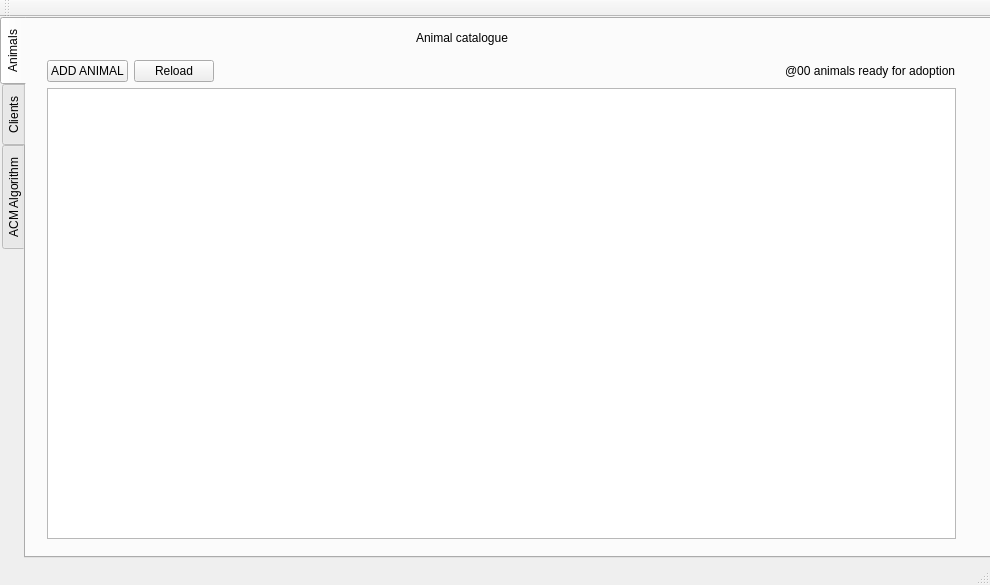
<?xml version="1.0" encoding="UTF-8"?>
<ui version="4.0">
 <class>HomeView</class>
 <widget class="QMainWindow" name="HomeView">
  <property name="geometry">
   <rect>
    <x>0</x>
    <y>0</y>
    <width>990</width>
    <height>585</height>
   </rect>
  </property>
  <property name="windowTitle">
   <string>HomeView</string>
  </property>
  <widget class="QWidget" name="centralWidget">
   <widget class="QTabWidget" name="tabWidgetHomeView">
    <property name="geometry">
     <rect>
      <x>0</x>
      <y>0</y>
      <width>991</width>
      <height>541</height>
     </rect>
    </property>
    <property name="tabPosition">
     <enum>QTabWidget::West</enum>
    </property>
    <property name="currentIndex">
     <number>0</number>
    </property>
    <widget class="QWidget" name="tabanimalTab">
     <attribute name="title">
      <string>Animals</string>
     </attribute>
     <widget class="QWidget" name="verticalLayoutWidget">
      <property name="geometry">
       <rect>
        <x>10</x>
        <y>30</y>
        <width>931</width>
        <height>501</height>
       </rect>
      </property>
      <layout class="QVBoxLayout" name="verticalLayout">
       <item>
        <layout class="QHBoxLayout" name="horizontalLayout_3">
         <item>
          <widget class="QPushButton" name="addAnimal">
           <property name="text">
            <string>ADD ANIMAL</string>
           </property>
          </widget>
         </item>
         <item>
          <widget class="QPushButton" name="pushButton">
           <property name="text">
            <string>Reload</string>
           </property>
          </widget>
         </item>
         <item>
          <spacer name="horizontalSpacer">
           <property name="orientation">
            <enum>Qt::Horizontal</enum>
           </property>
           <property name="sizeHint" stdset="0">
            <size>
             <width>40</width>
             <height>20</height>
            </size>
           </property>
          </spacer>
         </item>
         <item>
          <widget class="QLabel" name="totalAnimalLabel">
           <property name="text">
            <string>@00 animals ready for adoption</string>
           </property>
          </widget>
         </item>
        </layout>
       </item>
       <item>
        <widget class="QListWidget" name="listWidgetAnimal"/>
       </item>
      </layout>
     </widget>
     <widget class="QLabel" name="label_2">
      <property name="geometry">
       <rect>
        <x>390</x>
        <y>10</y>
        <width>111</width>
        <height>17</height>
       </rect>
      </property>
      <property name="text">
       <string>Animal catalogue</string>
      </property>
     </widget>
    </widget>
    <widget class="QWidget" name="clientTab">
     <attribute name="title">
      <string>Clients</string>
     </attribute>
     <widget class="QLabel" name="label_3">
      <property name="geometry">
       <rect>
        <x>400</x>
        <y>0</y>
        <width>111</width>
        <height>17</height>
       </rect>
      </property>
      <property name="text">
       <string>Client Catalogue</string>
      </property>
     </widget>
     <widget class="QWidget" name="verticalLayoutWidget_2">
      <property name="geometry">
       <rect>
        <x>0</x>
        <y>20</y>
        <width>931</width>
        <height>501</height>
       </rect>
      </property>
      <layout class="QVBoxLayout" name="verticalLayout_2">
       <item>
        <layout class="QHBoxLayout" name="horizontalLayout_4">
         <item>
          <widget class="QPushButton" name="addClient">
           <property name="text">
            <string>ADD CLIENT</string>
           </property>
          </widget>
         </item>
         <item>
          <spacer name="horizontalSpacer_2">
           <property name="orientation">
            <enum>Qt::Horizontal</enum>
           </property>
           <property name="sizeHint" stdset="0">
            <size>
             <width>40</width>
             <height>20</height>
            </size>
           </property>
          </spacer>
         </item>
         <item>
          <widget class="QLabel" name="totalClientLabel">
           <property name="text">
            <string>@00 animals ready for adoption</string>
           </property>
          </widget>
         </item>
        </layout>
       </item>
       <item>
        <widget class="QListWidget" name="listWidgetClient"/>
       </item>
      </layout>
     </widget>
    </widget>
    <widget class="QWidget" name="acmTab">
     <attribute name="title">
      <string>ACM Algorithm</string>
     </attribute>
     <widget class="QLabel" name="label">
      <property name="geometry">
       <rect>
        <x>20</x>
        <y>40</y>
        <width>261</width>
        <height>17</height>
       </rect>
      </property>
      <property name="text">
       <string>ACM algorithm last ran on Feb1, 2019</string>
      </property>
     </widget>
     <widget class="QLabel" name="label_4">
      <property name="geometry">
       <rect>
        <x>400</x>
        <y>10</y>
        <width>101</width>
        <height>17</height>
       </rect>
      </property>
      <property name="text">
       <string>ACM Algorithm</string>
      </property>
     </widget>
     <widget class="QLabel" name="label_5">
      <property name="geometry">
       <rect>
        <x>20</x>
        <y>80</y>
        <width>321</width>
        <height>17</height>
       </rect>
      </property>
      <property name="text">
       <string>Total number of pets available for adoption: 200</string>
      </property>
     </widget>
     <widget class="QLabel" name="label_6">
      <property name="geometry">
       <rect>
        <x>20</x>
        <y>110</y>
        <width>321</width>
        <height>17</height>
       </rect>
      </property>
      <property name="text">
       <string>Total number of clients: 200</string>
      </property>
     </widget>
     <widget class="QPushButton" name="runACMButton">
      <property name="geometry">
       <rect>
        <x>20</x>
        <y>150</y>
        <width>171</width>
        <height>25</height>
       </rect>
      </property>
      <property name="text">
       <string>RUN ACM ALGORITHM</string>
      </property>
     </widget>
    </widget>
   </widget>
  </widget>
  <widget class="QMenuBar" name="menuBar">
   <property name="geometry">
    <rect>
     <x>0</x>
     <y>0</y>
     <width>990</width>
     <height>22</height>
    </rect>
   </property>
  </widget>
  <widget class="QToolBar" name="mainToolBar">
   <attribute name="toolBarArea">
    <enum>TopToolBarArea</enum>
   </attribute>
   <attribute name="toolBarBreak">
    <bool>false</bool>
   </attribute>
  </widget>
  <widget class="QStatusBar" name="statusBar"/>
 </widget>
 <layoutdefault spacing="6" margin="11"/>
 <resources/>
 <connections/>
</ui>
